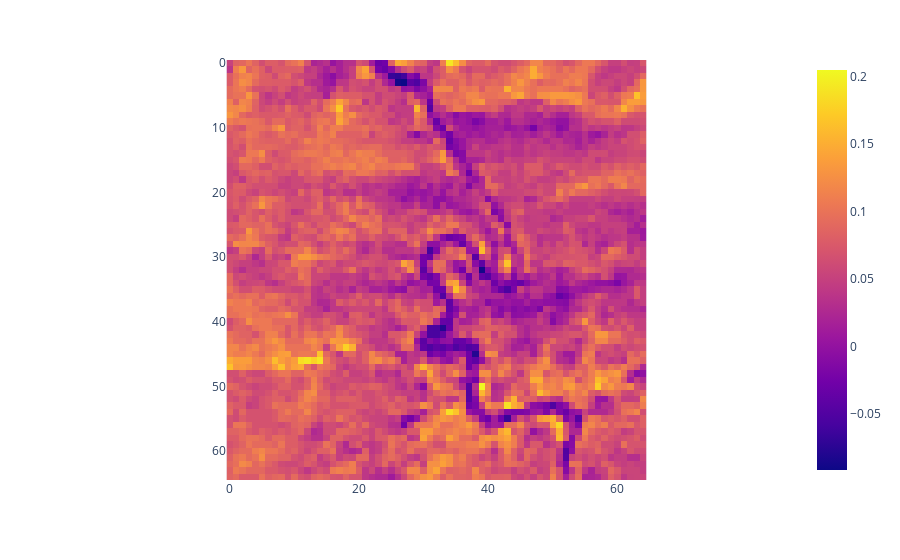

This figure's notebook cell:
### Markdown cell above
## for composite bands

### Code cell
# Step 1: load image & label
img, label = load_img(file='gs://wagon-data-batch913-drought_detection/data/train/part-r-00004', 
                            bands=['B3', 'B5'])

## if doing calculations ##
# Step 1-a: cast to float32 so we can do normal matrix computations (uint8 returns to 0 after 255)
cast_image = tf.cast(img.swapaxes(0, 2), 'float32')

# Step 1-b: calculate composite band (e.g. NDVI)
ndvi = (cast_image[1] - cast_image[0]) / (cast_image[1] + cast_image[0])

# Step 1-c: check min and max values (just to check)
np.array(ndvi).min(), np.array(ndvi).max()

# Step 2: show image
px.imshow(ndvi)

### Figure 1 — Plotly figure (JSON) as saved in the notebook; plotly's stock layout.template omitted (floating-point values rounded to 4 significant figures; data arrays with more than 128 entries replaced by an {"elided": "..."} marker saying what was removed)
{"data": [{"coloraxis": "coloraxis", "hovertemplate": "x: %{x}<br>y: %{y}<br>color: %{z}<extra></extra>", "name": "0", "type": "heatmap", "xaxis": "x", "yaxis": "y", "z": {"elided": "65x65 float values"}}], "layout": {"coloraxis": {"colorscale": [[0, "#0d0887"], [0.1111, "#46039f"], [0.2222, "#7201a8"], [0.3333, "#9c179e"], [0.4444, "#bd3786"], [0.5556, "#d8576b"], [0.6667, "#ed7953"], [0.7778, "#fb9f3a"], [0.8889, "#fdca26"], [1, "#f0f921"]]}, "margin": {"t": 60}, "xaxis": {"anchor": "y", "constrain": "domain", "domain": [0, 1], "scaleanchor": "y"}, "yaxis": {"anchor": "x", "autorange": "reversed", "constrain": "domain", "domain": [0, 1]}}}
